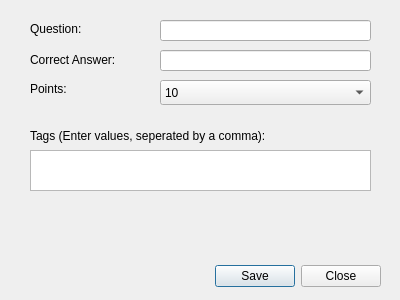
<?xml version="1.0" encoding="UTF-8"?>
<ui version="4.0">
 <class>createQuestion</class>
 <widget class="QDialog" name="createQuestion">
  <property name="geometry">
   <rect>
    <x>0</x>
    <y>0</y>
    <width>400</width>
    <height>300</height>
   </rect>
  </property>
  <property name="windowTitle">
   <string>Dialog</string>
  </property>
  <widget class="QDialogButtonBox" name="buttonBox">
   <property name="geometry">
    <rect>
     <x>40</x>
     <y>260</y>
     <width>341</width>
     <height>32</height>
    </rect>
   </property>
   <property name="orientation">
    <enum>Qt::Horizontal</enum>
   </property>
   <property name="standardButtons">
    <set>QDialogButtonBox::Close|QDialogButtonBox::Save</set>
   </property>
  </widget>
  <widget class="QLineEdit" name="questionInput">
   <property name="geometry">
    <rect>
     <x>160</x>
     <y>20</y>
     <width>211</width>
     <height>21</height>
    </rect>
   </property>
  </widget>
  <widget class="QLineEdit" name="answerInput">
   <property name="geometry">
    <rect>
     <x>160</x>
     <y>50</y>
     <width>211</width>
     <height>21</height>
    </rect>
   </property>
  </widget>
  <widget class="QLabel" name="label">
   <property name="geometry">
    <rect>
     <x>30</x>
     <y>20</y>
     <width>81</width>
     <height>17</height>
    </rect>
   </property>
   <property name="text">
    <string>Question:</string>
   </property>
  </widget>
  <widget class="QLabel" name="label_2">
   <property name="geometry">
    <rect>
     <x>30</x>
     <y>50</y>
     <width>111</width>
     <height>20</height>
    </rect>
   </property>
   <property name="text">
    <string>Correct Answer:</string>
   </property>
  </widget>
  <widget class="QPlainTextEdit" name="plainTextEdit">
   <property name="geometry">
    <rect>
     <x>30</x>
     <y>150</y>
     <width>341</width>
     <height>41</height>
    </rect>
   </property>
  </widget>
  <widget class="QLabel" name="label_4">
   <property name="geometry">
    <rect>
     <x>30</x>
     <y>120</y>
     <width>341</width>
     <height>31</height>
    </rect>
   </property>
   <property name="text">
    <string>Tags (Enter values, seperated by a comma):</string>
   </property>
  </widget>
  <widget class="QLabel" name="label_3">
   <property name="geometry">
    <rect>
     <x>30</x>
     <y>80</y>
     <width>67</width>
     <height>17</height>
    </rect>
   </property>
   <property name="text">
    <string>Points:</string>
   </property>
  </widget>
  <widget class="QComboBox" name="comboBox">
   <property name="geometry">
    <rect>
     <x>160</x>
     <y>80</y>
     <width>211</width>
     <height>25</height>
    </rect>
   </property>
   <item>
    <property name="text">
     <string>10</string>
    </property>
   </item>
   <item>
    <property name="text">
     <string>15</string>
    </property>
   </item>
   <item>
    <property name="text">
     <string>20</string>
    </property>
   </item>
   <item>
    <property name="text">
     <string>25</string>
    </property>
   </item>
   <item>
    <property name="text">
     <string>30</string>
    </property>
   </item>
   <item>
    <property name="text">
     <string>35</string>
    </property>
   </item>
   <item>
    <property name="text">
     <string>40</string>
    </property>
   </item>
   <item>
    <property name="text">
     <string>45</string>
    </property>
   </item>
   <item>
    <property name="text">
     <string>50</string>
    </property>
   </item>
   <item>
    <property name="text">
     <string/>
    </property>
   </item>
  </widget>
 </widget>
 <resources/>
 <connections>
  <connection>
   <sender>buttonBox</sender>
   <signal>accepted()</signal>
   <receiver>createQuestion</receiver>
   <slot>accept()</slot>
   <hints>
    <hint type="sourcelabel">
     <x>248</x>
     <y>254</y>
    </hint>
    <hint type="destinationlabel">
     <x>157</x>
     <y>274</y>
    </hint>
   </hints>
  </connection>
  <connection>
   <sender>buttonBox</sender>
   <signal>rejected()</signal>
   <receiver>createQuestion</receiver>
   <slot>close()</slot>
   <hints>
    <hint type="sourcelabel">
     <x>316</x>
     <y>260</y>
    </hint>
    <hint type="destinationlabel">
     <x>286</x>
     <y>274</y>
    </hint>
   </hints>
  </connection>
 </connections>
</ui>
